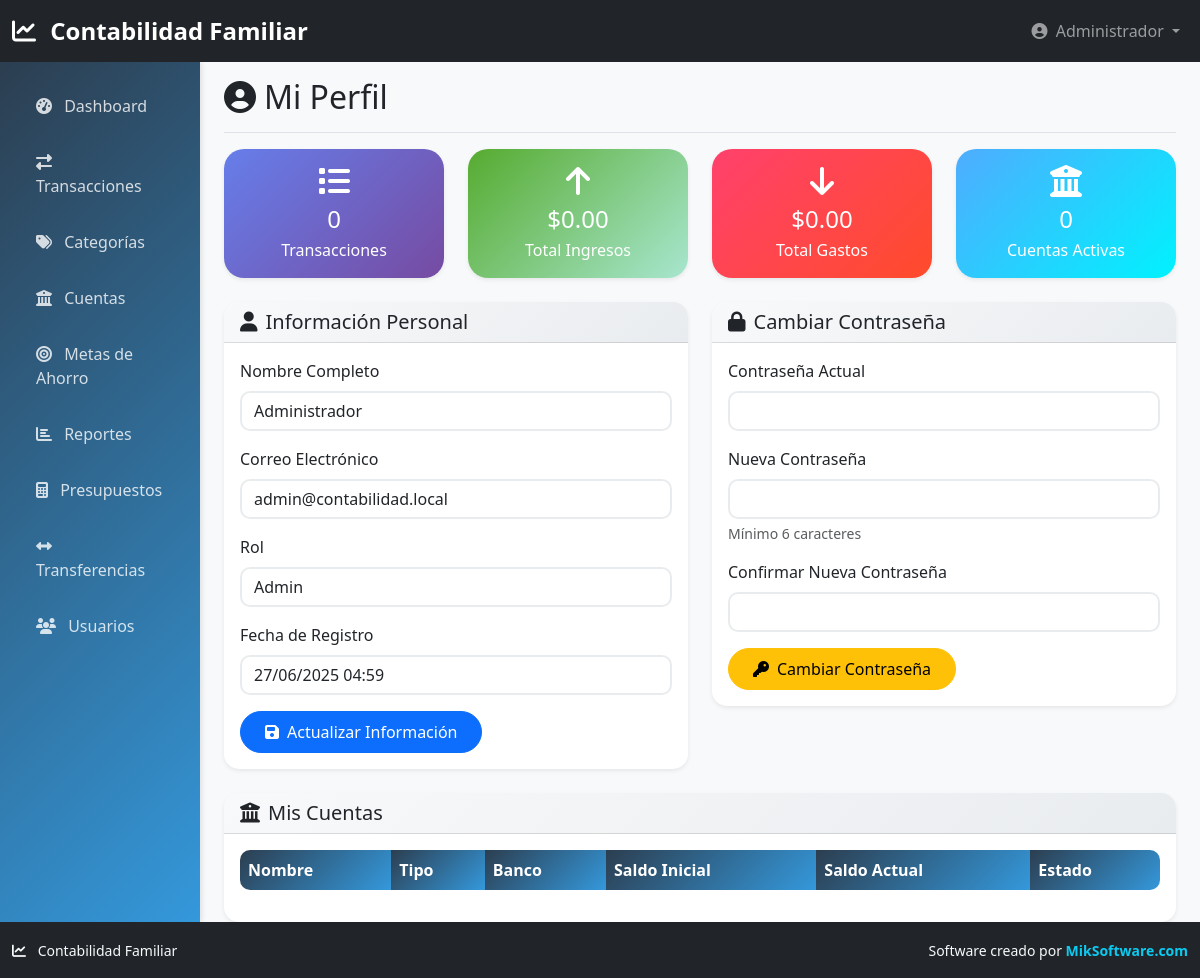
The app's page /perfil.php (signed in) with its own data.
### tables this page shows
CREATE TABLE usuarios (
    id INT AUTO_INCREMENT PRIMARY KEY,
    nombre VARCHAR(100) NOT NULL,
    email VARCHAR(150) UNIQUE NOT NULL,
    password VARCHAR(255) NOT NULL,
    role ENUM('admin', 'usuario') DEFAULT 'usuario',
    activo BOOLEAN DEFAULT TRUE,
    created_at TIMESTAMP DEFAULT CURRENT_TIMESTAMP,
    updated_at TIMESTAMP DEFAULT CURRENT_TIMESTAMP ON UPDATE CURRENT_TIMESTAMP
);

### config/database.php (called while the page is built, shortened)
<?php
class Database {
    private $connection;
    public function __construct() {
        try {
            $dsn = "mysql:host=" . DB_HOST . ";dbname=" . DB_NAME . ";charset=" . DB_CHARSET;
            $this->connection = new PDO($dsn, DB_USER, DB_PASS, [
                PDO::ATTR_ERRMODE => PDO::ERRMODE_EXCEPTION,
                PDO::ATTR_DEFAULT_FETCH_MODE => PDO::FETCH_ASSOC,
                PDO::ATTR_EMULATE_PREPARES => false,
            ]);
        } catch (PDOException $e) {
            die("Error de conexión: " . $e->getMessage());
        }
    }
    public function query($sql, $params = []) {
        $stmt = $this->connection->prepare($sql);
        $stmt->execute($params);
        return $stmt;
    }
    public function fetch($sql, $params = []) {
        $stmt = $this->query($sql, $params);
        return $stmt->fetch();
    }
    public function fetchAll($sql, $params = []) {
        $stmt = $this->query($sql, $params);
        return $stmt->fetchAll();
    }
}
$db = new Database();
?>

### perfil.php (the view, shortened to what this page needs)
<?php
require_once 'config/database.php';
$usuario = $db->fetch(
    "SELECT * FROM usuarios WHERE id = ?",
    [$_SESSION['user_id']]
);
$estadisticas = $db->fetch(
    "SELECT
        COUNT(*) as total_transacciones,
        SUM(CASE WHEN tipo = 'ingreso' THEN cantidad ELSE 0 END) as total_ingresos,
        SUM(CASE WHEN tipo = 'gasto' THEN cantidad ELSE 0 END) as total_gastos
     FROM transacciones
     WHERE usuario_id = ?",
    [$_SESSION['user_id']]
);
$cuentas_usuario = $db->fetchAll(
    "SELECT * FROM cuentas WHERE usuario_id = ? AND activa = 1 ORDER BY nombre",
    [$_SESSION['user_id']]
);
require_once 'includes/header.php';
?>
<div class="container-fluid">
    <div class="row">
        <nav class="col-md-3 col-lg-2 d-md-block sidebar collapse">
            <div class="position-sticky pt-3">
                <ul class="nav flex-column">
                    <li class="nav-item">
                        <a class="nav-link" href="dashboard.php">
                            <i class="fas fa-tachometer-alt me-2"></i>
                            Dashboard
                        </a>
                    </li>
                    <li class="nav-item">
                        <a class="nav-link" href="transacciones.php">
                            <i class="fas fa-exchange-alt me-2"></i>
                            Transacciones
                        </a>
                    </li>
                    <li class="nav-item">
                        <a class="nav-link" href="categorias.php">
                            <i class="fas fa-tags me-2"></i>
                            Categorías
                        </a>
                    </li>
                    <li class="nav-item">
                        <a class="nav-link" href="cuentas.php">
                            <i class="fas fa-university me-2"></i>
                            Cuentas
                        </a>
                    </li>
                    <li class="nav-item">
                        <a class="nav-link" href="metas.php">
                            <i class="fas fa-bullseye me-2"></i>
                            Metas de Ahorro
                        </a>
                    </li>
                    <li class="nav-item">
                        <a class="nav-link" href="reportes.php">
                            <i class="fas fa-chart-bar me-2"></i>
                            Reportes
                        </a>
                    </li>
                    <li class="nav-item">
                        <a class="nav-link" href="presupuestos.php">
                            <i class="fas fa-calculator me-2"></i>
                            Presupuestos
                        </a>
                    </li>
                    <li class="nav-item">
                        <a class="nav-link" href="transferencias.php">
                            <i class="fas fa-arrows-alt-h me-2"></i>
                            Transferencias
                        </a>
                    </li>
                    <?php if ($_SESSION['user_role'] === 'admin'): ?>
                    <li class="nav-item">
                        <a class="nav-link" href="usuarios.php">
                            <i class="fas fa-users me-2"></i>
                            Usuarios
                        </a>
                    </li>
                    <?php endif; ?>
                </ul>
            </div>
        </nav>
        <main class="col-md-9 ms-sm-auto col-lg-10 px-md-4">
            <div class="d-flex justify-content-between flex-wrap flex-md-nowrap align-items-center pt-3 pb-2 mb-3 border-bottom">
                <h1 class="h2"><i class="fas fa-user-circle me-2"></i>Mi Perfil</h1>
            </div>
            <div class="row mb-4">
                <div class="col-md-3">
                    <div class="card stats-card">
                        <div class="card-body text-center">
                            <i class="fas fa-list fa-2x mb-2"></i>
                            <h4 class="mb-1"><?php echo $estadisticas['total_transacciones']; ?></h4>
                            <p class="mb-0">Transacciones</p>
                        </div>
                    </div>
                </div>
                <div class="col-md-3">
                    <div class="card stats-card income">
                        <div class="card-body text-center">
                            <i class="fas fa-arrow-up fa-2x mb-2"></i>
                            <h4 class="mb-1">$<?php echo number_format($estadisticas['total_ingresos'], 2); ?></h4>
                            <p class="mb-0">Total Ingresos</p>
                        </div>
                    </div>
                </div>
                <div class="col-md-3">
                    <div class="card stats-card expense">
                        <div class="card-body text-center">
                            <i class="fas fa-arrow-down fa-2x mb-2"></i>
                            <h4 class="mb-1">$<?php echo number_format($estadisticas['total_gastos'], 2); ?></h4>
                            <p class="mb-0">Total Gastos</p>
                        </div>
                    </div>
                </div>
                <div class="col-md-3">
                    <div class="card stats-card savings">
                        <div class="card-body text-center">
                            <i class="fas fa-university fa-2x mb-2"></i>
                            <h4 class="mb-1"><?php echo count($cuentas_usuario); ?></h4>
                            <p class="mb-0">Cuentas Activas</p>
                        </div>
                    </div>
                </div>
            </div>
            <div class="row">
                <div class="col-md-6">
                    <div class="card">
                        <div class="card-header">
                            <h5 class="mb-0"><i class="fas fa-user me-2"></i>Información Personal</h5>
                        </div>
                        <div class="card-body">
                            <form method="POST">
                                <div class="mb-3">
                                    <label for="nombre" class="form-label">Nombre Completo</label>
                                    <input type="text" class="form-control" name="nombre" id="nombre"
                                           value="<?php echo htmlspecialchars($usuario['nombre']); ?>" required>
                                </div>
                                <div class="mb-3">
                                    <label for="email" class="form-label">Correo Electrónico</label>
                                    <input type="email" class="form-control" name="email" id="email"
                                           value="<?php echo htmlspecialchars($usuario['email']); ?>" required>
                                </div>
                                <div class="mb-3">
                                    <label class="form-label">Rol</label>
                                    <input type="text" class="form-control" value="<?php echo ucfirst($usuario['role']); ?>" readonly>
                                </div>
                                <div class="mb-3">
                                    <label class="form-label">Fecha de Registro</label>
                                    <input type="text" class="form-control"
                                           value="<?php echo date('d/m/Y H:i', strtotime($usuario['created_at'])); ?>" readonly>
                                </div>
                                <button type="submit" class="btn btn-primary">
                                    <i class="fas fa-save me-2"></i>Actualizar Información
                                </button>
                            </form>
                        </div>
                    </div>
                </div>
                <div class="col-md-6">
                    <div class="card">
                        <div class="card-header">
                            <h5 class="mb-0"><i class="fas fa-lock me-2"></i>Cambiar Contraseña</h5>
                        </div>
                        <div class="card-body">
                            <form method="POST">
                                <div class="mb-3">
                                    <label for="current_password" class="form-label">Contraseña Actual</label>
                                    <input type="password" class="form-control" name="current_password" id="current_password" required>
                                </div>
                                <div class="mb-3">
                                    <label for="new_password" class="form-label">Nueva Contraseña</label>
                                    <input type="password" class="form-control" name="new_password" id="new_password"
                                           minlength="6" required>
                                    <div class="form-text">Mínimo 6 caracteres</div>
                                </div>
                                <div class="mb-3">
                                    <label for="confirm_password" class="form-label">Confirmar Nueva Contraseña</label>
                                    <input type="password" class="form-control" name="confirm_password" id="confirm_password"
                                           minlength="6" required>
                                </div>
                                <button type="submit" class="btn btn-warning">
                                    <i class="fas fa-key me-2"></i>Cambiar Contraseña
                                </button>
                            </form>
                        </div>
                    </div>
                </div>
            </div>
            <div class="row mt-4">
                <div class="col-12">
                    <div class="card">
                        <div class="card-header">
                            <h5 class="mb-0"><i class="fas fa-university me-2"></i>Mis Cuentas</h5>
                        </div>
                        <div class="card-body">
                            <div class="table-responsive">
                                <table class="table table-hover">
                                    <thead>
                                        <tr>
                                            <th>Nombre</th>
                                            <th>Tipo</th>
                                            <th>Banco</th>
                                            <th>Saldo Inicial</th>
                                            <th>Saldo Actual</th>
                                            <th>Estado</th>
                                        </tr>
                                    </thead>
                                </table>
                            </div>
                        </div>
                    </div>
                </div>
            </div>
        </main>
    </div>
</div>
<?php require_once 'includes/footer.php'; ?>

### includes/header.php (style rules this page uses)
:root { --primary-color: #2c3e50; --secondary-color: #3498db; --success-color: #27ae60; --danger-color: #e74c3c; --warning-color: #f39c12; --info-color: #17a2b8; --light-color: #ecf0f1; --dark-color: #2c3e50; }
body { background-color: #f8f9fa; font-family: 'Segoe UI', Tahoma, Geneva, Verdana, sans-serif; }
.sidebar { min-height: calc(100vh - 56px); background: linear-gradient(135deg, var(--primary-color), var(--secondary-color)); box-shadow: 2px 0 5px rgba(0,0,0,0.1); }
.sidebar .nav-link { color: rgba(255,255,255,0.8); padding: 0.75rem 1.25rem; border-radius: 0.375rem; margin: 0.25rem; transition: all 0.3s ease; }
.card { border: none; border-radius: 15px; box-shadow: 0 0.125rem 0.25rem rgba(0,0,0,0.075); transition: transform 0.2s, box-shadow 0.2s; }
.card-header { background: linear-gradient(135deg, #f8f9fa, #e9ecef); border-bottom: 1px solid rgba(0,0,0,0.125); border-radius: 15px 15px 0 0 !important; }
.btn { border-radius: 25px; padding: 0.5rem 1.5rem; font-weight: 500; transition: all 0.3s ease; }
.stats-card { background: linear-gradient(135deg, #667eea 0%, #764ba2 100%); color: white; border-radius: 20px; }
.stats-card.income { background: linear-gradient(135deg, #56ab2f 0%, #a8e6cf 100%); }
.stats-card.expense { background: linear-gradient(135deg, #ff416c 0%, #ff4b2b 100%); }
.stats-card.savings { background: linear-gradient(135deg, #4facfe 0%, #00f2fe 100%); }
.form-control, .form-select { border-radius: 10px; border: 2px solid #e9ecef; transition: border-color 0.3s ease; }
.table { border-radius: 10px; overflow: hidden; }
.table thead th { background: linear-gradient(135deg, var(--primary-color), var(--secondary-color)); color: white; border: none; font-weight: 600; }
body { display: flex; flex-direction: column; min-height: 100vh; }
main { flex: 1; }
.container-fluid { padding-bottom: 0; }

### records on screen
usuarios: nombre "Administrador", email "admin@contabilidad.local", role "Admin", created_at "27/06/2025 04:59"

### other values on screen
$_SESSION['user_name'] "Administrador"
$estadisticas['total_transacciones'] "0"
$estadisticas['total_ingresos'] "0.00"
$estadisticas['total_gastos'] "0.00"
count($cuentas_usuario) "0"
